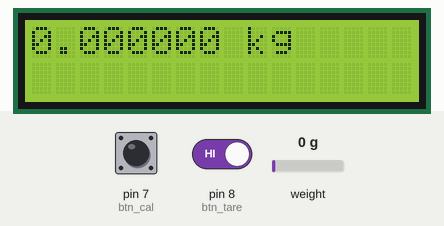
This sketch was run on a simulated Arduino Nano, built with avr-gcc and run on an emulated ATmega328P. Shown: 16×2 character LCD. The test bench sets the inputs (shaded band); at power-on: weight on the scale 0 g, pin 7 (btn_cal) HIGH, pin 8 (btn_tare) HIGH. EEPROM starts erased; what the sketch prints to the serial monitor is not drawn.

Above: at 5.4 s.
5.5 s: weight on the scale set to 100 g
At 6.3 s:
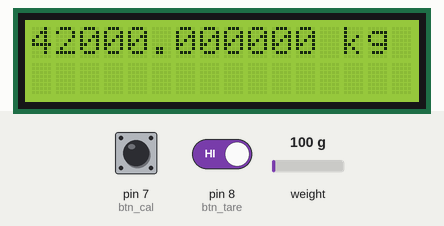
7.0 s: weight on the scale set to 1250 g
At 7.9 s:
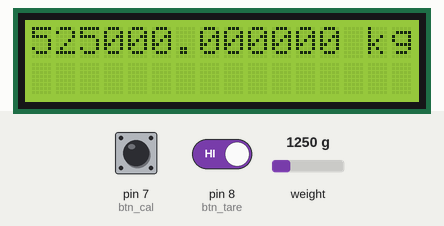
8.7 s: pin 7 (btn_cal) pulled LOW for 1 s
12.3 s: pin 7 (btn_cal) pulled LOW for 1 s
At 14.2 s:
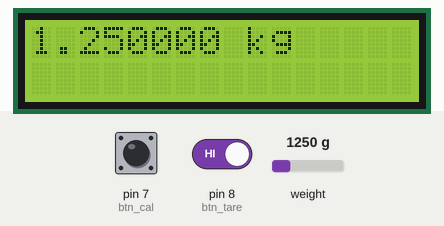
15.1 s: weight on the scale set to 2500 g
At 15.6 s:
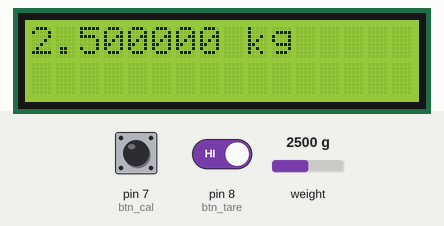
16.7 s: pin 7 (btn_cal) driven LOW and pin 8 (btn_tare) driven LOW
At 19.4 s:
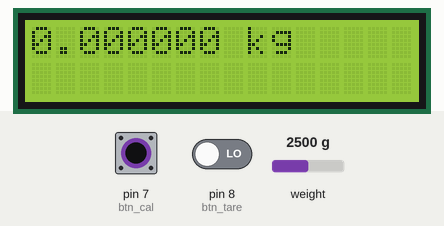
Timing chart, 0 to 20.7 s (numbered marks = the images above; inputs shaded):
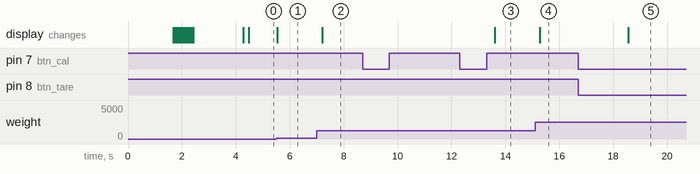

The sketch:

OS_Nano_Balance.ino
```cpp
// (licence header left out)
/* External Libraries */
// Load cell amplifier.
#include "src\HX711\src\HX711.h"
// Hard Memory read/write.
#include <EEPROM.h>
// LCD Controller.
#include "src\LiquidCrystal\src\LiquidCrystal.h"

/* Globals */
// HX711
// Data pin.
const int hx_dt  = 2;
// Clock pin.
const int hx_sck = 3;
// Vcc pin - HX711 requires 3-5V @ 1.5 mA, Nano supplies 5V @ 20 mA.
const int hx_vcc = 4;
// Number of averages while measuring. *Set to 1 because the library's averaging
// is too slow and interferes with other interactions.
const int hx_num_avgs = 1;
// Number of averages while calibrating.
const int hx_cal_num_avgs = 10;
// HX711 object.
HX711 loadcell;

// LCD
// Is there an LCD?
bool isLCD = true;
// Reset pin.
const int lcd_rs = A0;
// Enable pin.
const int lcd_en = A1;
// Data pins.
const int lcd_d4 = A2;
const int lcd_d5 = A3;
const int lcd_d6 = A4;
const int lcd_d7 = A5;
// Display size.
const int lcd_rows = 2;
const int lcd_cols = 16;
// Power supply. allaboutcircuits.com suggests an LCD requires 5V @ 3mA.
const int lcd_vcc = 5;
// LCD object.
LiquidCrystal lcd(lcd_rs, lcd_en, lcd_d4, lcd_d5, lcd_d6, lcd_d7);

// Calibration (EEPROM).
// Signature to store in the memory when calibrating.
char cal_sig = 'C';
// Variable to store calibration signature check.
char cal_check;
// Address of calibration signature.
int cal_sig_addr = 0;
// Address of the stored calibration value.
int cal_val_addr = sizeof(char);
// Stores the calibration value from EEPROM.
float cal_val = 0.00f;
// Mass used to calibrate (1 US cup of water);
double standard_mass = 0.2359;
// Mass units.
String units = "kg";
// Sensitivity value.
float sensitivity;


// Input pins.
// Calibrate.
const int btn_cal = 7;
// Tare.
const int btn_tare = 8;


// Readouts.
// Raw value.
double val;
// Scaled value.
float mass;
// Number of digits after the decimal.
int num_digits = 6;


/* Methods */
/* initLoadCell()
 * Set up the HX711 for use. Turns on the device, then verifies the calibration
 * value.
 */
HX711 initLoadCell() {
	Serial.println("Initializing HX711...");

	// Turn on the HX711 power supply.
	pinMode(hx_vcc, OUTPUT);
	digitalWrite(hx_vcc, HIGH);

	// Give it time to power on.
	delay(500);

	// Initialize the HX711.
	HX711 loadcell;
	loadcell.begin(hx_dt, hx_sck);

	// Wait until it's ready.
	bool is_ready = false;
	int num_retries = 3;
	int wait_delay = 200;
	while (!is_ready) {
		// Give some indication that it's thinking.
		Serial.print("...");
		is_ready = loadcell.wait_ready_retry(num_retries, wait_delay);
	}

	Serial.println("HX711 Initialized!");

	// Set calibration value.
	// Check if the calibration has been saved.
	Serial.println("Loading calibration...");
	EEPROM.get(cal_sig_addr, cal_check);
	if (cal_check == cal_sig) {
		// Get the saved calibration value.
		EEPROM.get(cal_val_addr, cal_val);
		Serial.print("Calibration value: ");
		Serial.print(cal_val);
		Serial.print(" div/");
		Serial.println(units);

		// Apply the calibration value to the driver.
		loadcell.set_scale(cal_val);
	} else {
		// There is not a stored calibration value.
		Serial.println("Calibration value is not stored.");
		Serial.println("Defaulting to calibration of 1 (raw value)");
		loadcell.set_scale(1.00f);
	}

	// Give the HX711 a chance to finish initializing.
	delay(500);

	// Tare the thing.
	Serial.println("Tare...");
	loadcell.tare(hx_num_avgs);

	return loadcell;
}


// calibrate() calibrates the load cell.
// loadcell = load cell amplifier object.
// standard_mass = mass used to calibrate.
// units = units to display in the readout.
void calibrate() {
	// Give the user a second to release the button.
	delay(1000);

	// Recall that the buttons are active LOW.
	// Start reading, wait until a button press indicates calibration is done.
	while (digitalRead(btn_cal) == 1) {
		if (digitalRead(btn_tare) == 0) {
			// TODO: Make a custom tare function to keep this DRY.
			Serial.println("Tare...");
			loadcell.tare(hx_num_avgs);
		}

		// Read the tared value (raw reading).
		val = loadcell.get_value(hx_cal_num_avgs);
		Serial.print("Raw Value: ");
		Serial.print(val);

		// Calculate the sensitivity.
		sensitivity = (float) (val / standard_mass);

		// Let the user know what they can now set it to.
		Serial.print(", new sensitivity: ");
		Serial.print(sensitivity, num_digits);
		Serial.print(" div/");
		Serial.print(units);
	}	// Button pressed.

	// Set the sensitivity.
	// TODO: Make a print_with_units function.
	Serial.print("Using sensitivity: ");
	Serial.print(sensitivity, num_digits);
	Serial.print(" div/");
	Serial.println(units);
	loadcell.set_scale(sensitivity);

	// Store the sensitivity to hard memory.
	EEPROM.put(cal_sig_addr, cal_sig);
	EEPROM.put(cal_val_addr, sensitivity);

	// Give the user a chance to release the button.
	delay(500);
	return;
}


/* initDisplay()
 * Prepare the LCD for use. Turns on the display and preps initial settings.
 */
LiquidCrystal initLCD() {
	Serial.println("Initializing LCD...");

	// Turn on the LCD power supply.
	pinMode(lcd_vcc, OUTPUT);
	digitalWrite(lcd_vcc, HIGH);

	// Give it time to power on.
	delay(500);

	// Initialize the display.
	lcd.begin(lcd_cols, lcd_rows);
	// Clear the display.
	lcd.clear();
	// Home the cursor.
	lcd.home();
	// Hide the cursor.
	lcd.noCursor();
	// Ensure the display is on. (lcd.noDisplay() turns off the display).
	lcd.display();

	// Test the display.
	Serial.println("Testing the display...");
	// Print an 8 to each character in the display.
	for (int i = 0; i < lcd_rows * lcd_cols; i++) {
		lcd.print("8");
		delay(50);
	}
	delay(1000);
	lcd.clear();
	//lcd.home();

	Serial.println("LCD initialized!");

	return lcd;
}


void setup() {
	Serial.begin(115200);
	while(!Serial){
		// Wait for serial to initialize.
	}	// Serial initialized.

	::loadcell = initLoadCell();
	if (isLCD) {
		initLCD();
	}

	/* Tare and Calibarion sensors. Internal pullup resistor defaults the pin to
	 * HIGH, meaning the tare must be connected to ground when closed/active.
	 */
	pinMode(::btn_cal, INPUT_PULLUP);
	pinMode(::btn_tare, INPUT_PULLUP);
}


void loop() {
	/* TODO: make a custom running average algorithm - using the built in averages
	 * introduces too much delay and making detection of button presses difficult.
	 */
	// See what's being measured without the calibration (but with tare offset).
	val = loadcell.get_value(hx_num_avgs);
	// Calibrated measurement.
	mass = loadcell.get_units(hx_num_avgs);

	// Report the measurements.
	Serial.print("Raw value: ");
	Serial.print(val);
	Serial.print(", Mass: ");
	Serial.print(mass, num_digits);
	Serial.print(" ");
	Serial.println(units);
	lcd.clear();
	lcd.home();
	lcd.print(mass, num_digits);
	lcd.print(" ");
	lcd.print(units);

	// Watch for a tare request.
	if (digitalRead(btn_tare) == 0) {
		Serial.println("Tare...");
		loadcell.tare(hx_num_avgs);
	}

	// Watch for a calibration request.
	if (digitalRead(btn_cal) == 0) {
		Serial.println("Calibrate...");
		calibrate();
	}
}
```

Measured:
- after the input at 5.5 s, the display: changes at once (image 1)
- after the input at 7.0 s, the display: changes after 0.21 s (image 2)
- after the input at 8.7 s, every drawn part: stays the same
- after the input at 12.3 s, the display: changes after 1.3 s (image 3)
- after the input at 15.1 s, the display: changes after 0.18 s (image 4)
- after the input at 16.7 s, the display: changes after 1.9 s (image 5)
